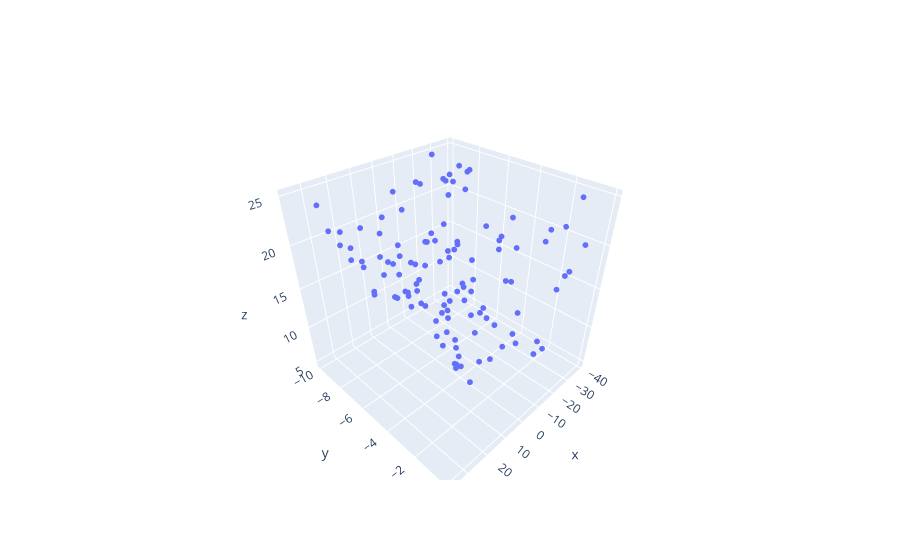

Notebook code for this chart:
### Code cell
meas_0 = data.get_measurements_data_points(0)
meas_1 = data.get_measurements_data_points(1)

matches = data_association_on_appearance(meas_0, meas_1)
points_0 = np.array(matches['points_1'])
points_1 = np.array(matches['points_2'])

w_T_c0 = np.eye(4)
poses.append(w_T_c0)

#** Estimate the relative pose between the two frames
K = camera.get_camera_matrix()
E, mask = cv2.findEssentialMat(points_0, points_1, K, method=cv2.RANSAC, prob=0.999, threshold=1.0)
_, R, t, mask = cv2.recoverPose(E, points_0, points_1, K, mask=mask)
c0_T_c1 = Rt2T(R, -t)
next_pose = w_T_c0 @ c0_T_c1

print("Estimated relative pose: ")
print(np.round(next_pose, 2))

#** Triangulate points
poses_0 = np.array([w_T_c0 for _ in range(len(points_0))])
poses_1 = np.array([next_pose for _ in range(len(points_1))])
points_3D = triangulate_points(points_0, points_1, poses_0, poses_1)
next_map = {'position':points_3D, 'appearance':matches['appearance']}

#| Update the state
for i in range(len(next_map['position'])):
    map['position'].append(next_map['position'][i])
    map['appearance'].append(next_map['appearance'][i])

for i in range(len(matches['points_1'])):
    features_map['position_0'].append(matches['points_1'][i])
    features_map['position_i'].append(matches['points_2'][i])
    features_map['appearance'].append(matches['appearance'][i])
    features_map['num_observations'].append(2)
    features_map['pose_0'].append(w_T_c0)
    features_map['pose_i'].append(next_pose)

current_pose = next_pose
current_map = next_map
camera.set_c_T_w(np.linalg.inv(current_pose))
poses.append(current_pose)

first_triangulated_points = points_3D

#** Plot the 3D points
fig = go.Figure()
x_coords = first_triangulated_points[:, 0]  
y_coords = first_triangulated_points[:, 1]
z_coords = first_triangulated_points[:, 2]
fig.add_trace(go.Scatter3d(x=x_coords, y=y_coords, z=z_coords, mode='markers', marker=dict(size=2)))
fig.show()

### Figure 1 — Plotly figure (JSON) as saved in the notebook; plotly's stock layout.template omitted (floating-point values rounded to 4 significant figures)
{"data": [{"marker": {"size": 2}, "mode": "markers", "type": "scatter3d", "x": [14.56, 4.732, -33.28, -1.067, 23.89, -14.25, 18.63, -1.813, -9.714, -19.95, 20.15, 27.4, 5.653, 15.56, -27.72, -2.886, 31.5, 14.91, -22.36, -26.84, -4.481, -10.33, -6.102, 12.31, -10.93, -34.57, -8.774, -21.12, -10.73, 27.51, -31.56, -16.73, -5.616, -27.01, -2.601, -6.395, -16.97, -2.21, 10.49, -1.983, 9.006, -1.585, 10.92, 3.147, 4.984, 4.014, -34.69, 2.432, -15.05, 7.278, 3.512, -10.1, 16.96, -20.37, -7.019, -5.709, 32.13, -12.4, 5.838, -39.07, 30.41, 25.09, 0.3947, -30.94, 27.39, 11.42, 27.2, 4.45, 34.05, -35.62, 0.5364, 12.27, 35.96, 1.113, -17.27, 1.636, -20.7, 11.48, 19.66, -10.19, -11.59, 15.56, -2.418, 35.23, 4.689, 10.66, 9.743, -23.76, 25.29, 32.39, 3.542, 2.583, 31.55, -12.41, 6.637, 15.83, -6.692, -15.09, -1.21, -32.72, -13.08, 8.249, 13.93, -9.899, 20.7, -15.03, -13.84, 22.24, -3.384, -6.433, -6.826, -1.605, 1.767, -9.66, -8.189], "y": [-3.748, -3.739, -8.497, -9.415, -2.985, -0.3695, -7.681, -6.646, -5.54, -3.442, -6.171, -4.703, -4.609, -2.793, -9.849, -3.75, -3.324, -7.422, -0.7109, -0.5356, -6.493, -2.973, -7.946, -2.6, -6.695, -8.039, -4.087, -7.706, -9.011, -9.756, -0.3136, -7.803, -3.34, -8.392, -4.639, -4.124, -0.3462, -3.06, -0.3484, -8.004, -3.732, -0.8588, -6.725, -5.592, -8.433, -2.817, -9.137, -9.935, -2.636, -6.945, -6.54, -2.909, -2.908, -1.479, -5.433, -9.275, -4.987, -8.59, -1.432, -1.345, -7.554, -8.616, -2.585, -9.224, -6.533, -9.946, -7.519, -7.318, -1.957, -8.008, -9.0, -4.812, -7.02, -7.117, -0.04598, -0.9371, -6.973, -6.708, -1.918, -1.807, -1.693, -2.944, -5.266, -0.2621, -3.726, -4.283, -2.772, -6.835, -1.47, -2.724, -1.599, -4.092, -6.471, -3.258, -8.945, -3.17, -9.915, -0.8612, -2.535, -4.58, -0.7124, -4.051, -9.19, -6.539, -4.48, -8.743, -4.932, -1.224, -4.78, -4.181, -3.461, -4.091, -3.607, -8.503, -0.2266], "z": [12.96, 6.928, 23.75, 14.09, 22.68, 10.83, 14.29, 19.07, 13.06, 15.16, 24.18, 21.88, 13.48, 22.61, 24.7, 15.82, 22.47, 21.13, 16.51, 18.15, 8.681, 11.35, 24.28, 11.53, 24.96, 23.23, 9.188, 21.84, 10.48, 23.54, 20.69, 13.99, 6.509, 23.28, 4.838, 11.93, 23.97, 14.07, 15.39, 15.42, 21.7, 16.63, 18.81, 21.38, 11.34, 6.063, 21.45, 14.96, 16.47, 23.2, 15.3, 21.77, 17.93, 21.29, 18.64, 9.78, 19.26, 23.23, 11.61, 24.11, 21.43, 21.4, 15.56, 21.79, 19.69, 15.4, 19.55, 12.54, 24.92, 23.39, 9.955, 15.08, 23.79, 12.99, 19.34, 23.5, 16.85, 20.09, 12.89, 11.61, 10.28, 14.63, 10.83, 23.0, 21.88, 22.43, 19.37, 22.78, 21.08, 21.54, 23.03, 10.07, 22.17, 20.84, 14.0, 12.76, 22.01, 23.5, 14.16, 20.33, 9.855, 16.75, 20.28, 20.35, 16.57, 16.0, 14.66, 14.05, 7.027, 18.59, 22.71, 16.17, 15.55, 8.282, 12.98]}], "layout": {}}
